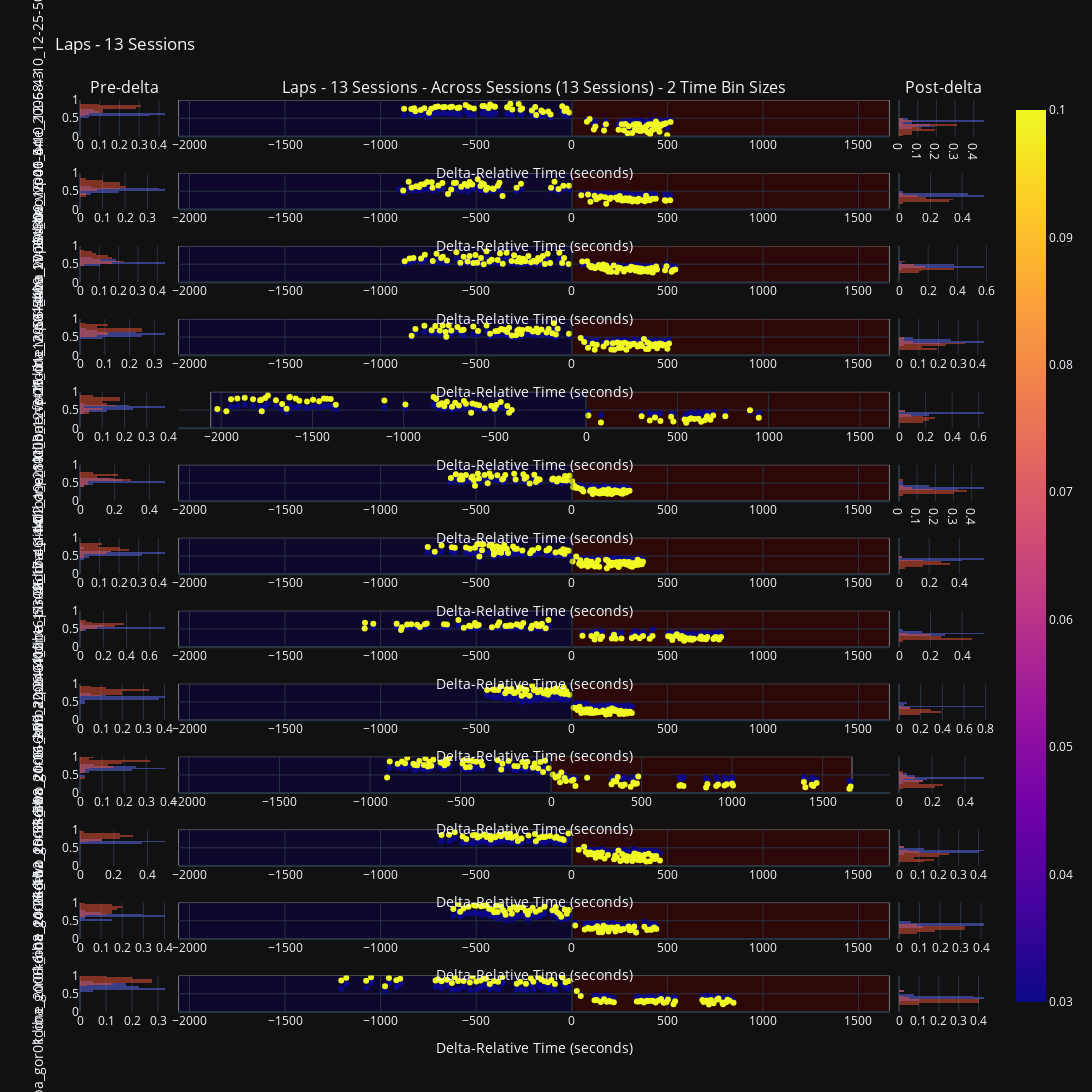

This figure's notebook cell:
### Markdown cell above
# Plotting functions

### Code cell
from pyphoplacecellanalysis.General.Model.Configs.LongShortDisplayConfig import PlottingHelpers
from pyphoplacecellanalysis.SpecificResults.PendingNotebookCode import plot_across_sessions_scatter_results

# Example usage:
all_session_figures = plot_across_sessions_scatter_results(collected_outputs_directory, concatenated_laps_df=all_sessions_laps_df, concatenated_ripple_df=all_sessions_ripple_df,
														   enabled_time_bin_sizes=[0.03, 0.10],
														   earliest_delta_aligned_t_start=earliest_delta_aligned_t_start, latest_delta_aligned_t_end=latest_delta_aligned_t_end,
														   save_figures=True, figure_save_extension=['.html','.png'])
fig_laps, fig_ripples = all_session_figures[0]

# Show figures for all sessions
# for fig_laps, fig_ripples in all_session_figures:
# # Create two shapes for the pre/post-delta periods. Requires earliest_delta_aligned_t_start, earliest_delta_aligned_t_start
# t_split: float = 0.0
# _laps_extras_output_dict = PlottingHelpers.helper_plotly_add_long_short_epoch_indicator_regions(fig_laps, t_split=t_split, t_start=earliest_delta_aligned_t_start, t_end=latest_delta_aligned_t_end)
# _ripple_extras_output_dict = PlottingHelpers.helper_plotly_add_long_short_epoch_indicator_regions(fig_ripples, t_split=t_split, t_start=earliest_delta_aligned_t_start, t_end=latest_delta_aligned_t_end)


# fig_laps.update_layout(shapes=[blue_shape, red_shape], xaxis=dict(range=[earliest_delta_aligned_t_start, latest_delta_aligned_t_end]), yaxis=dict(range=[0.0, 1.0]))
# fig_ripples.update_layout(shapes=[blue_shape, red_shape], xaxis=dict(range=[earliest_delta_aligned_t_start, latest_delta_aligned_t_end]), yaxis=dict(range=[0.0, 1.0]))

fig_laps.show()
# fig_ripples.show()
# fig_laps.write_html(f"../output/{TODAY_DAY_DATE}_AcrossSession_fig_laps.html")
# fig_ripples.write_html(f"../output/{TODAY_DAY_DATE}_AcrossSession_fig_ripples.html")
